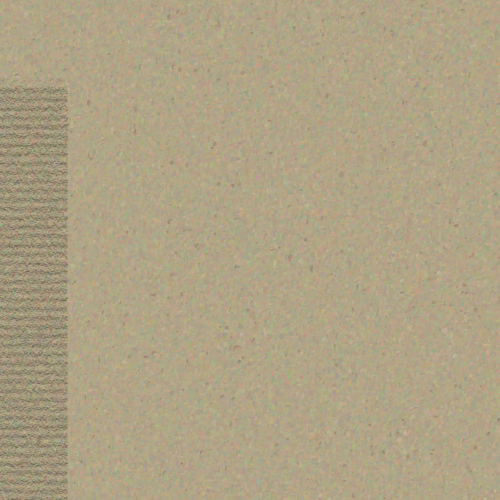
Frame 1 (no input)
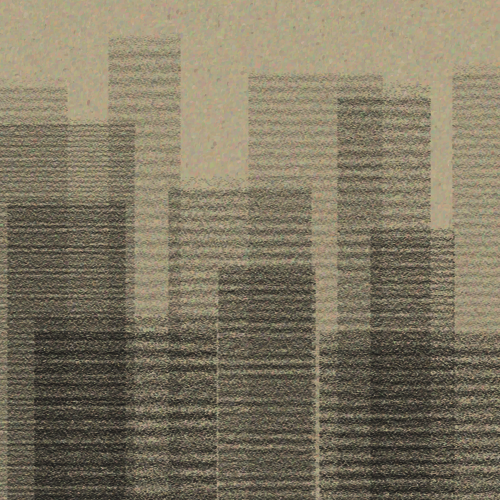
Frame 60 (the mouse pressed at the canvas centre just before this capture)
Frame 120 (the mouse held since frame 60 and released just before this capture): identical to frame 60, image omitted

The Processing sketch that drew these frames (run headless with seeded random() and noise(); from frame 60 on, the mouse is pressed at the canvas centre):

// Processing sketch: build
// ── build.pde
void setup() {
  size(500, 500);
  colorMode(RGB,255);
  smooth();
  noStroke();
  frameRate(5);
  drawMe();
}

class Block {
  int x,y,w,h;
  int layer;
  float lines;
  Block(int xx, int yy, int ww, int hh, int l) {
    x=xx; y=yy; w=ww; h=hh;
    layer = l;
    lines=random(0.05,0.2);
  }
  
  void draw() {
    for(int curry=y;curry<550;curry++) 
      for(int currx=x;currx<x+w;currx++) {
        float ny = map(curry,0,500,-3,3);
        float r = 0.25 * randomGaussian();
        ny = lines * ( floor(ny/lines)-0.5+r);
        ellipse(currx,map(ny,-3,3,0,500),1,1);
    }
    
  }
}

ArrayList<Block> bl;
int currblock = 0;

void drawMe() {
  currblock = 100;
  bl = new ArrayList<Block>();
  drawPaper();  
  for(int i=0;i<400;i+=100) {
    int currsize = -50;
    while(currsize<500) {
      int off=(int)random(random(0,20),random(50,150));
      int size=(int)random(50+i/10,150+i/5);
      int h=(int)random(5,100);
      bl.add(new Block(currsize+off,i+h,size,500-i-h,i/100));
      currsize += off + size;
    }
  }
  currblock = 0;
}

void draw() {
  if(currblock<bl.size()) {
    Block b = bl.get(currblock);
    fill(20,50+40*b.layer);
    b.draw();
    currblock++;
  }
}

void mouseClicked() {
  drawMe();
}

void drawPaper() {
  background(177,165,135);
  for(int i=0;i<500;i+=(int)random(1,3))
    for(int j=0;j<500; j+=(int)random(1,3)) {
      if(random(0,1)<0.01)
          fill(147+randomGaussian()*7,125+randomGaussian()*5,105+randomGaussian()*5,150);
        else
          if(random(0,1)<0.01)
            fill(200+randomGaussian()*7,180+randomGaussian()*5,160+randomGaussian()*5,150);
          else
            fill(177+randomGaussian()*10,165+randomGaussian()*7,135+randomGaussian()*7,200);  
      ellipse(i,j,3+randomGaussian()*2,3+randomGaussian()*2);
    }
}

//float nextGaussian = 0;
//boolean haveNextGaussian = false;

//float randomGaussian() {
//  if(haveNextGaussian) {
//    haveNextGaussian = false;
//    return nextGaussian;
//  } else {
//    float v1,v2,s;
//    do {
//      v1 = 2 * random() - 1;
//      v2 = 2 * random() - 1;
//      s = v1 * v1 + v2 * v2;
//    } while (s >=1 || s == 0);
     
//    float mult = sqrt(-2 * log(s) / s);
//    nextGaussian = v2 * mult;
//    haveNextGaussian = true;
//    return v1 * mult;
//  }
//}
